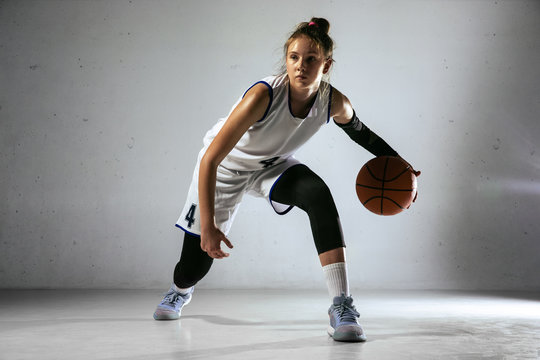
#> input picture data/basketball.jpg, 540 x 360 px, found by its file name
$ python edge.py
#> lines starting #> are read from the running program, lines starting #| are printed output that depends on the picture; after the words box and inside, x2 and y2 are one past the last pixel; in counts of white or black regions, pixels touching at a corner belong together
import os
import cv2
import numpy as np

img = cv2.imread(os.path.join('.','.','data','basketball.jpg'))
#> img is the input picture: shape (360, 540, 3); mean B, G, R 152.2, 151.7, 151

img_edge = cv2.Canny(img, 100, 200) # Canny Edge Detection
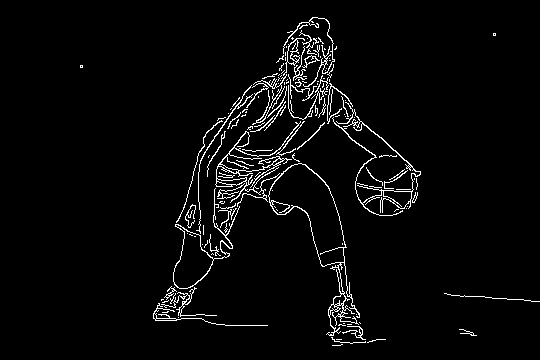
#> img_edge: shape (360, 540); 3.4% white in thin lines or dots, all inside (x1, y1, x2, y2) = (80, 17, 540, 346)
img_edge_d = cv2.dilate(img_edge, np.ones((3,3), dtype=np.int8)) #dilate edges to make them more visible
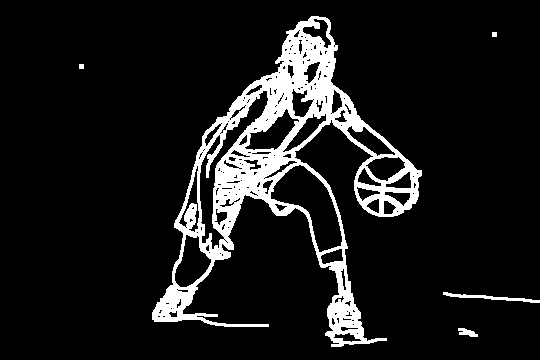
#> img_edge_d: shape (360, 540); 10.2% white; 5 white regions, box (x1, y1, x2, y2) and area: (152, 16, 422, 347) 19411, (443, 292, 540, 303) 310, (458, 328, 478, 337) 108, (492, 32, 497, 37) 25, (79, 64, 84, 69) 25
img_edge_e = cv2.erode(img_edge_d, np.ones((3,3), dtype=np.int8))
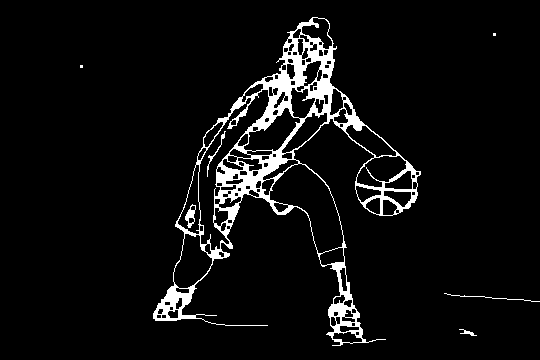
#> img_edge_e: shape (360, 540); 5.8% white; 7 white regions (2 under 20 px), largest, box (x1, y1, x2, y2) and area: (153, 17, 421, 346) 10821, (185, 204, 196, 228) 121, (444, 293, 540, 302) 97, (207, 131, 226, 177) 86, (459, 329, 477, 336) 46

cv2.imshow('Original Image', img)
cv2.imshow('Edge Image', img_edge)
cv2.imshow('Edge Image Dilated', img_edge_d)
cv2.imshow('Edge Image Eroded', img_edge_e)
cv2.waitKey(0)

$ run again, with data/bear.jpg copied over data/basketball.jpg
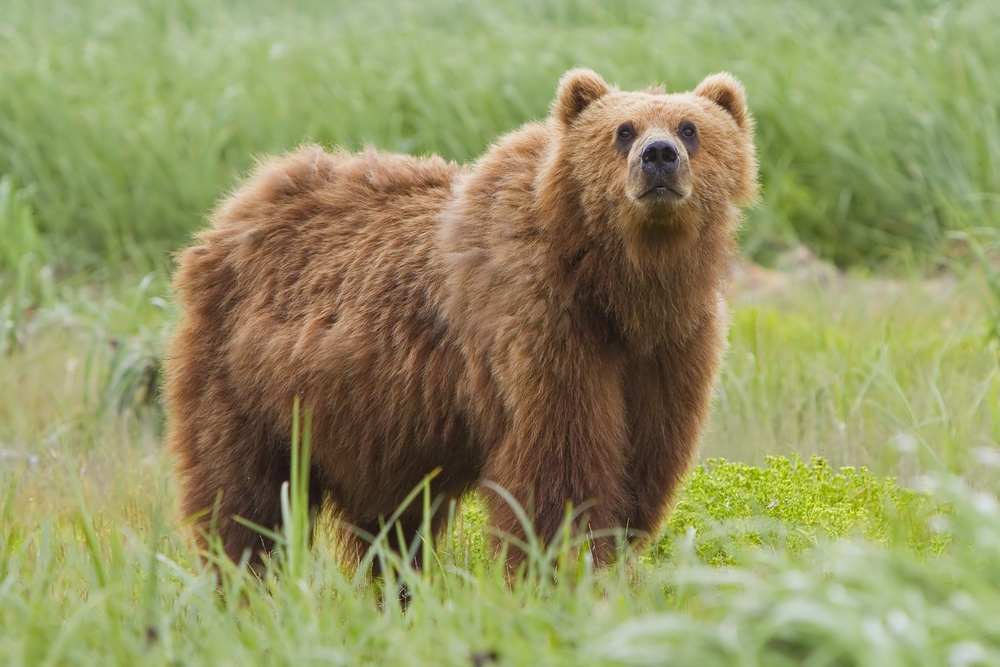
#> input picture data/bear.jpg, 1000 x 667 px, shrunk from 2400 x 1600 before the run, found by its file name
#> img is the input picture: shape (667, 1000, 3); mean B, G, R 98.8, 147.6, 147
#> `img_edge = cv2.Canny(img, 100, 200)`:
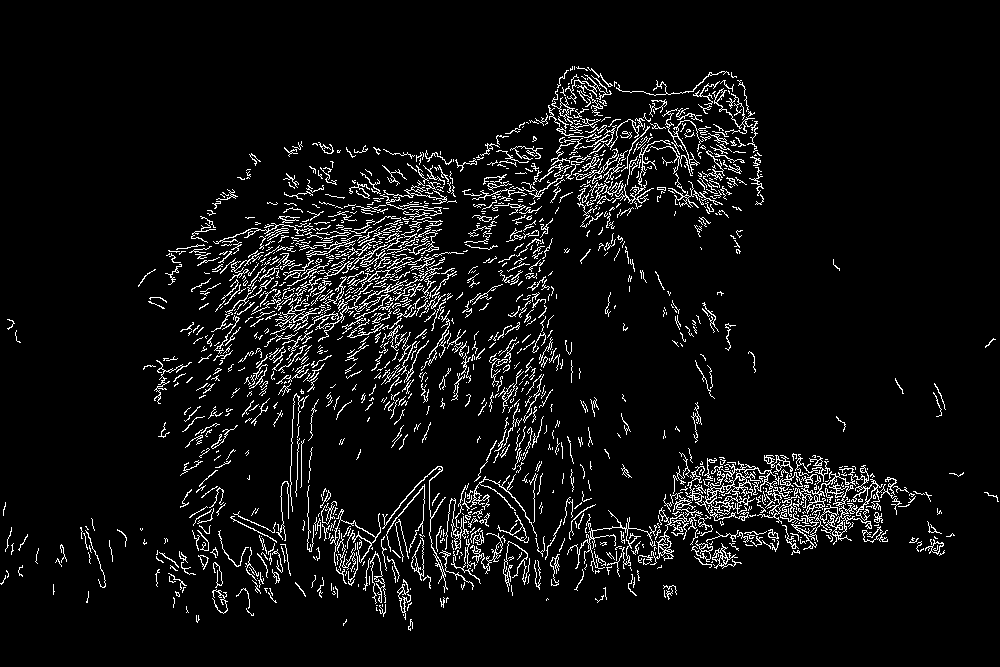
#> img_edge: shape (667, 1000); 6.1% white in thin lines or dots, all inside (x1, y1, x2, y2) = (0, 66, 999, 631)
#> img_edge_d: shape (667, 1000); 18.9% white; 190 white regions (3 under 20 px), largest, box (x1, y1, x2, y2) and area: (164, 65, 765, 420) 60682, (566, 447, 933, 592) 20305, (306, 336, 597, 618) 17897
#> `img_edge_e = cv2.erode(img_edge_d, np.ones((3,3), dtype=np.int8))`:
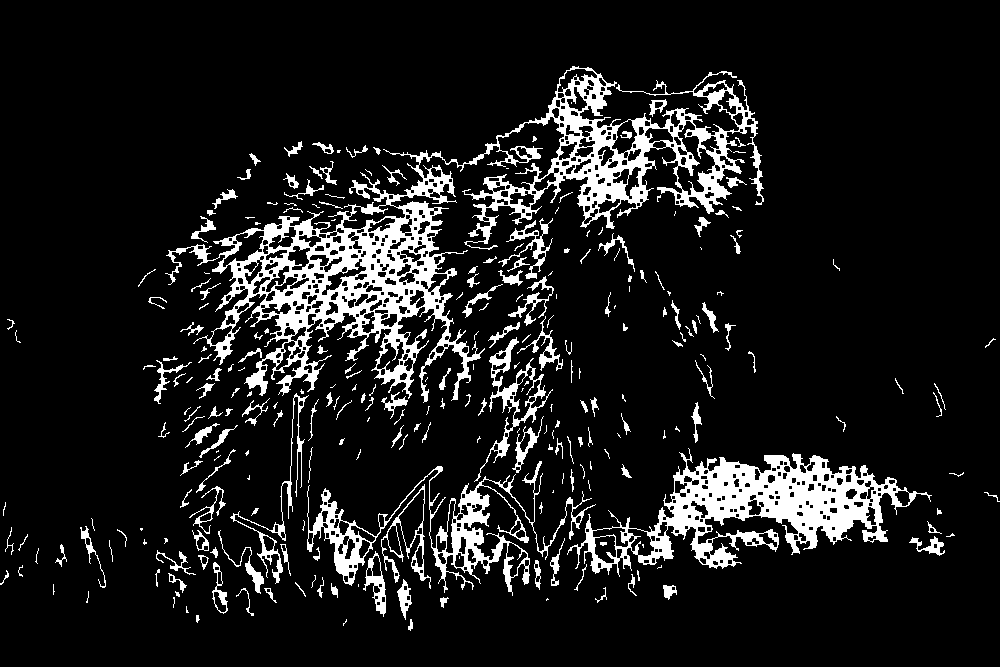
#> img_edge_e: shape (667, 1000); 10.8% white; 272 white regions (103 under 20 px), largest, box (x1, y1, x2, y2) and area: (165, 66, 764, 403) 33772, (567, 448, 932, 577) 14637, (307, 461, 596, 596) 6102

$ run again, with data/bird.jpg copied over data/basketball.jpg
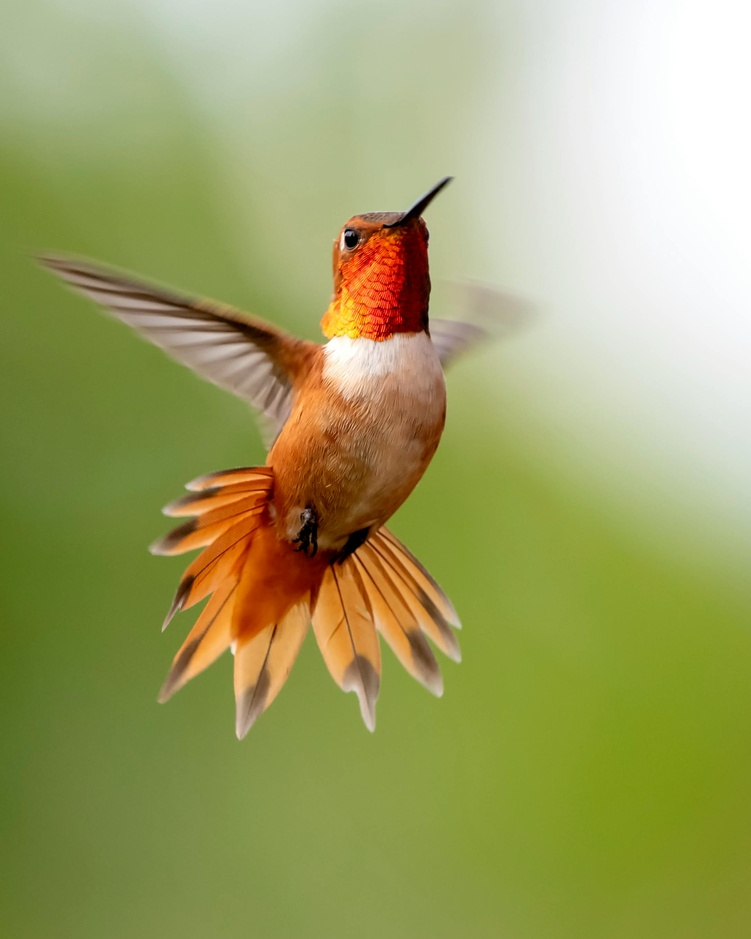
#> input picture data/bird.jpg, 751 x 939 px, shrunk from 2170 x 2712 before the run, found by its file name
#> img is the input picture: shape (939, 751, 3); mean B, G, R 100.9, 161.4, 158.5
#> `img_edge = cv2.Canny(img, 100, 200)`:
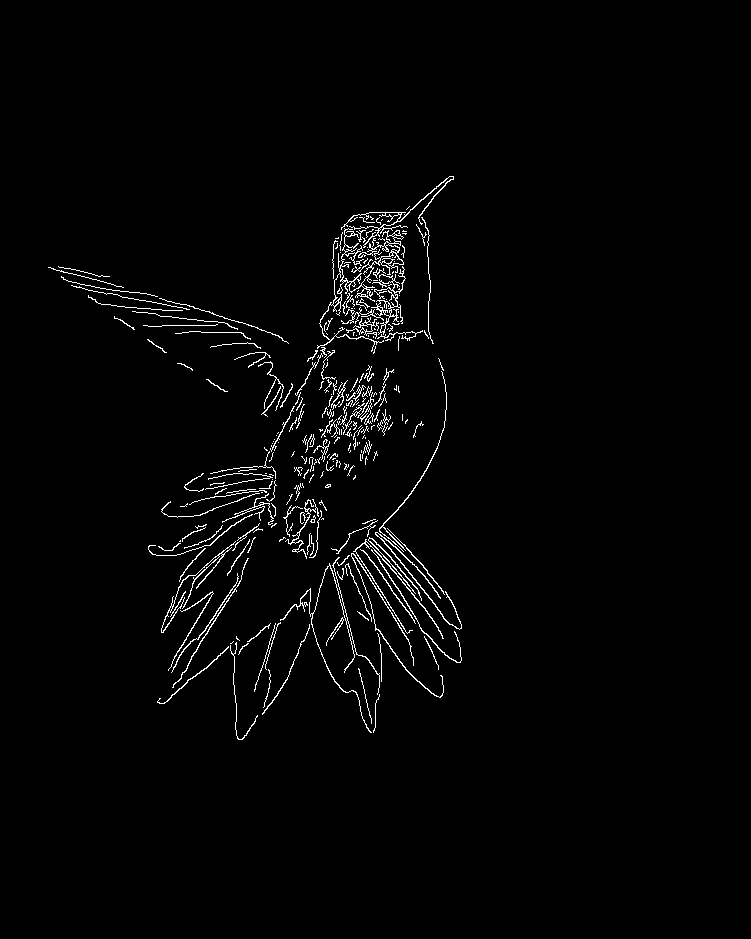
#> img_edge: shape (939, 751); 1.9% white in thin lines or dots, all inside (x1, y1, x2, y2) = (48, 176, 462, 740)
#> img_edge_d: shape (939, 751); 5.8% white; 21 white regions, largest, box (x1, y1, x2, y2) and area: (147, 175, 455, 689) 22527, (253, 357, 463, 734) 10409, (47, 265, 290, 350) 3099
#> `img_edge_e = cv2.erode(img_edge_d, np.ones((3,3), dtype=np.int8))`:
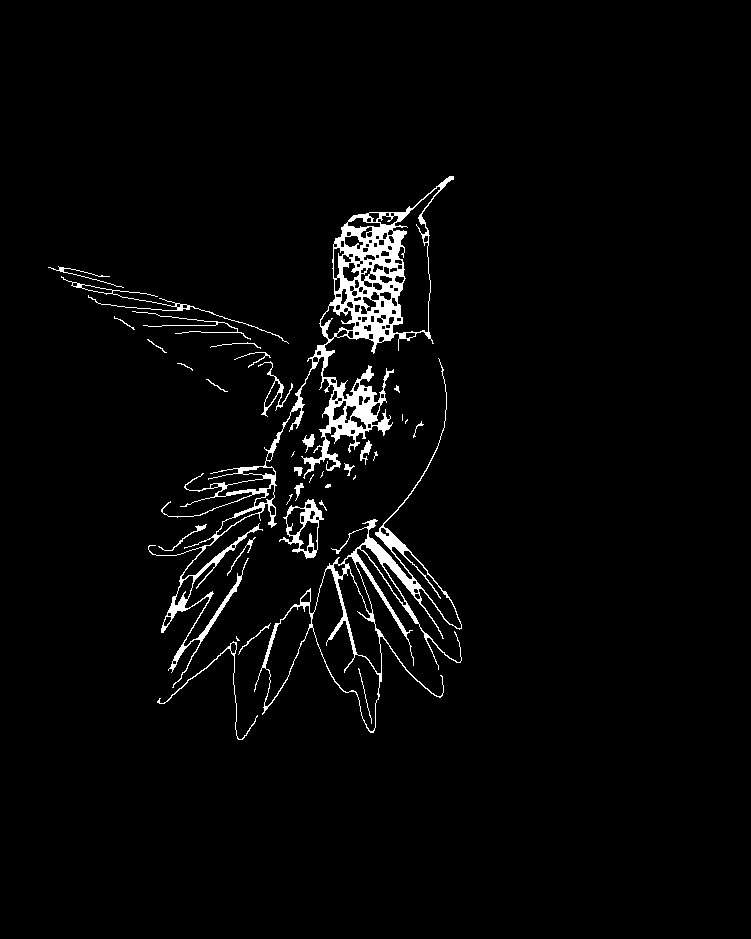
#> img_edge_e: shape (939, 751); 2.9% white; 36 white regions (10 under 20 px), largest, box (x1, y1, x2, y2) and area: (148, 176, 454, 688) 12208, (254, 358, 462, 733) 4651, (279, 499, 324, 559) 748
